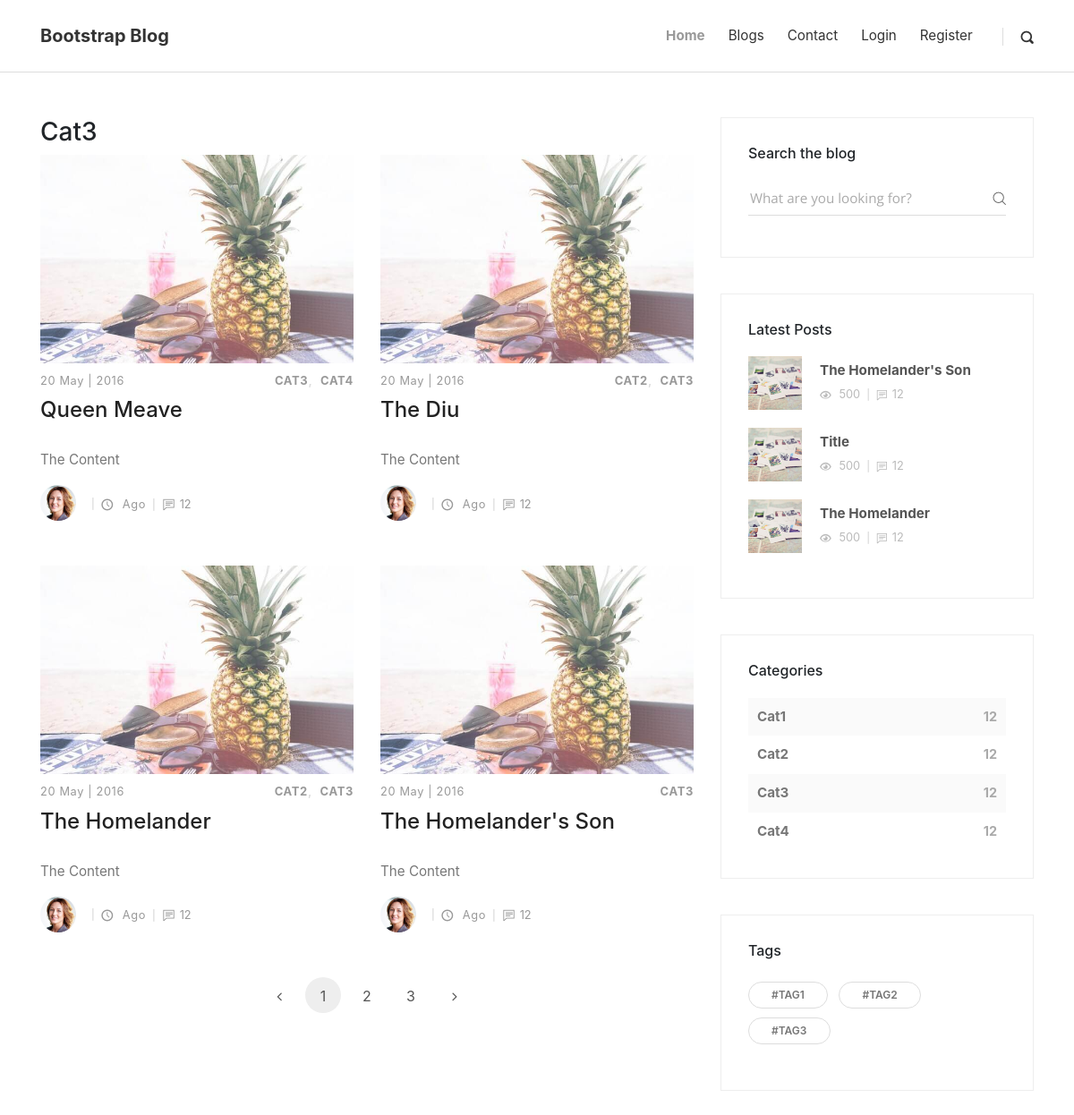
The page /cat/3/ on the database as committed earlier.
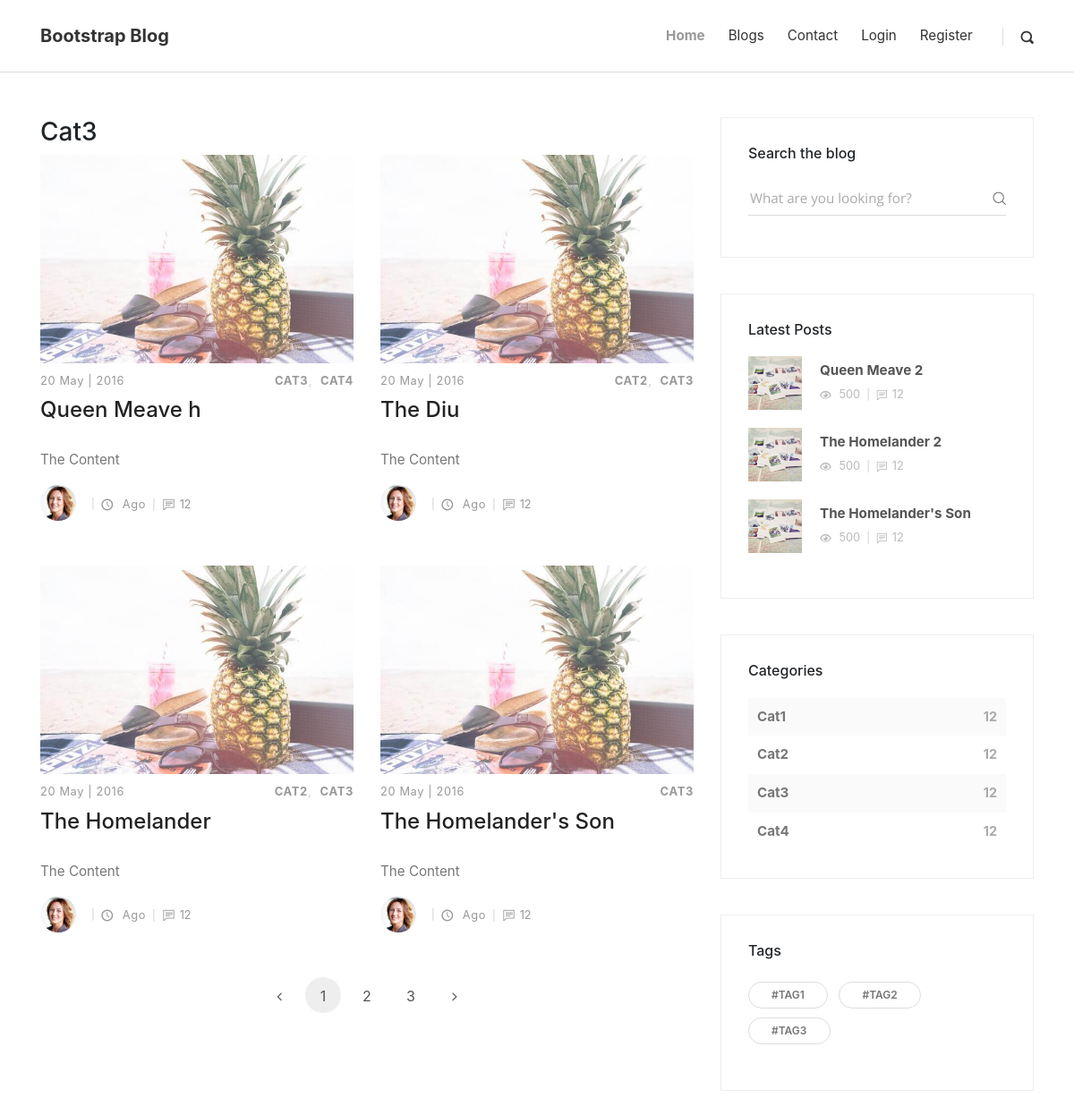
The same page on the database as committed later.
### blog/models.py (models this page shows, shortened)
class Post(models.Model):
    title = models.CharField(max_length=100,default='Title')
    content=models.TextField(default="The Content")
    date_posted = models.DateTimeField(default=timezone.now())
    author = models.ForeignKey(Author, on_delete=models.CASCADE)
    tag=models.ManyToManyField(Tag,blank=True)
    cat=models.ManyToManyField(Category,blank=True)
    thumbnail = models.ImageField(upload_to='blog_images',blank=True,null=True)
    images=models.ManyToManyField(Image,blank=True)
    is_save=models.ManyToManyField(settings.AUTH_USER_MODEL,blank=True)
    def get_absolute_post_url(self):
        return reverse('post',kwargs={'id':self.id})

class Category(models.Model):
    name=models.CharField(max_length=10,default='Cat')
    def get_absolute_cat_url(self):
        return reverse('cat-detail',kwargs={'id':self.pk})

class Tag(models.Model):
    name = models.CharField(max_length=10, default='Tag')
    def get_absolute_tag_url(self):
        return reverse('tag-detail',kwargs={'id':self.pk})

### blog/views.py (the view)
# urls.py: path('cat/<id>/',views.cat_detail,name='cat-detail'),
def cat_detail(request,id):
    cat=get_object_or_404(Category,id=id)
    posts=Post.objects.filter(cat=cat)
    cats = Category.objects.all()
    tags = Tag.objects.all()
    latest = Post.objects.order_by('-date_posted')[0:3]
    context={
        'object':posts,
        'cat':cat,
        'latest': latest,
        'cats': cats,
        'tags': tags,
    }
    return render(request,'blog/cat-detail.html',context)

### templates/blog/cat-detail.html (shortened to what this page needs)
{% extends 'blog/base.html'%}
  {% block body %}
{% load static %}
    <div class="container">
      <div class="row">
        <main class="posts-listing col-lg-8">
          <div class="container">
            <h3>{{ cat.name }}</h3>
            <div class="row">
              {% for obj in object %}
              <div class="post col-xl-6">
                <div class="post-thumbnail">
                  <a href="{{ obj.get_absolute_post_url }}">
                    <img src="{% static 'img/blog-post-1.jpeg' %}" alt="..." class="img-fluid">
                  </a>
                </div>
                <div class="post-details">
                  <div class="post-meta d-flex justify-content-between">
                    <div class="date meta-last">20 May | 2016</div>
                    <div class="category">
                      {% for cat in obj.cat.all %}
                      <a href="{{ cat.get_absolute_cat_url }}">{{ cat.name }}</a>
                      {% endfor %}
                    </div>
                  </div>
                  <a href="{{ obj.get_absolute_post_url }}">
                    <h3 class="h4">{{ obj.title}}</h3>
                  </a>
                  <p class="text-muted">{{ obj.content|safe|linebreaks|truncatechars:200}}</p>
                  <footer class="post-footer d-flex align-items-center"><a href="#" class="author d-flex align-items-center flex-wrap">
                      <div class="avatar"><img src="{% static 'img/avatar-3.jpg' %}" alt="..." class="img-fluid"></div>
                      <div class="title"></div></a>
                    <div class="date"><i class="icon-clock"></i> {{ object.date_posted }} ago</div>
                    <div class="comments meta-last"><i class="icon-comment"></i>12</div>
                  </footer>
                </div>
              </div>
              {% endfor %}
            </div>
            <nav aria-label="Page navigation example">
              <ul class="pagination pagination-template d-flex justify-content-center">
                <li class="page-item"><a href="#" class="page-link"> <i class="fa fa-angle-left"></i></a></li>
                <li class="page-item"><a href="#" class="page-link active">1</a></li>
                <li class="page-item"><a href="#" class="page-link">2</a></li>
                <li class="page-item"><a href="#" class="page-link">3</a></li>
                <li class="page-item"><a href="#" class="page-link"> <i class="fa fa-angle-right"></i></a></li>
              </ul>
            </nav>
          </div>
        </main>
{% include 'blog/aside.html' %}
      </div>
    </div>
 {% endblock body %}

### templates/blog/aside.html (shortened to what this page needs)
{% load static %}
<aside class="col-lg-4">
          <div class="widget search">
            <header>
              <h3 class="h6">Search the blog</h3>
            </header>
            <form action="#" class="search-form">
              <div class="form-group">
                <input type="search" placeholder="What are you looking for?">
                <button type="submit" class="submit"><i class="icon-search"></i></button>
              </div>
            </form>
          </div>
          <div class="widget latest-posts">
            <header>
              <h3 class="h6">Latest Posts</h3>
            </header>
            <div class="blog-posts">
                {% for obj in latest %}
                <a href="{{ obj.get_absolute_post_url }}">
                <div class="item d-flex align-items-center">
                  <div class="image"><img src="{% static 'img/small-thumbnail-3.jpg' %}" alt="..." class="img-fluid"></div>
                  <div class="title"><strong>{{ obj.title }}</strong>
                    <div class="d-flex align-items-center">
                      <div class="views"><i class="icon-eye"></i> 500</div>
                      <div class="comments"><i class="icon-comment"></i>12</div>
                    </div>
                  </div>
                </div>
                </a>
                {% endfor %}
            </div>
          </div>
          <div class="widget categories">
            <header>
              <h3 class="h6">Categories</h3>
            </header>
              {% for cat in cats %}
            <div class="item d-flex justify-content-between"><a href="{{ cat.get_absolute_cat_url }}">{{ cat.name }}</a><span>12</span></div>
              {% endfor %}
          </div>
          <div class="widget tags">
            <header>
              <h3 class="h6">Tags</h3>
            </header>
            <ul class="list-inline">
                {% for tag in tags %}
              <li class="list-inline-item"><a href="{{ tag.get_absolute_tag_url }}" class="tag">#{{ tag.name }}</a></li>
                {% endfor %}
            </ul>
          </div>
        </aside>

Rows that differ between the two databases and show on the page:
no longer on one of the page's lists (row unchanged): Post: title "The Homelander"
no longer on this page (row unchanged): Post: title "Title", shown under "Latest Posts"
changed Post: title "Queen Meave" → "Queen Meave h"
added Post: title "Queen Meave 2", shown under "Latest Posts"
added Post: title "The Homelander 2", shown under "Latest Posts"
